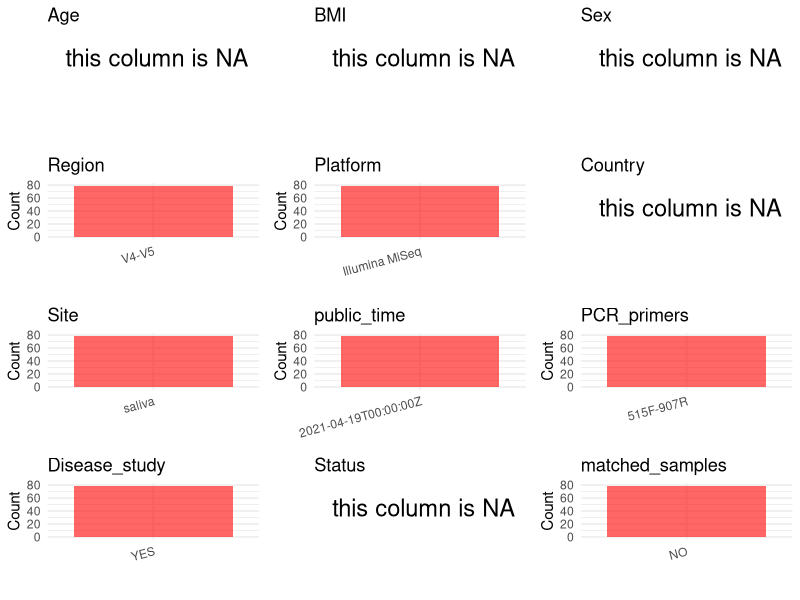

This chart was generated by the following R code: (Note: this script raises an error after producing the figure.)
## ---- chunk 1
# Load necessary libraries
library(dplyr)
library(ggplot2)
library(cowplot)

# Set working directory (update this path to your local directory)
setwd("D:/studylearning/董彪师兄项目/任务4_20251009/PRJNA722880")

# Read the initial metadata files
initial_meta<-read.csv("SraRunTable.csv",header = T)
initial_meta <- subset(initial_meta,isolation_source=="saliva")
# Display the first few rows of the metadata
head(initial_meta)
## ---- chunk 2
# Create a uniform metadata dataframe
metadata <- data.frame(
  BioProject = initial_meta$BioProject,
  Run = initial_meta$Run,
  sample_name = initial_meta$Sample.Name,
  Age = NA,
  BMI = NA,
  Sex= NA,
  Region = "V4-V5",
  Platform = initial_meta$Instrument,
  Country = NA,
  Site = initial_meta$isolation_source,
  public_time = initial_meta$ReleaseDate,
  stringsAsFactors = FALSE
)
## ---- chunk 3
# Add information obtained from the publication
metadata$PCR_primers <-  "515F-907R"  # Update based on the publication
metadata$title <- "The human oral - nasopharynx microbiome as a risk screening tool for nasopharyngeal carcinoma"
metadata$Disease_study <- "YES"
metadata$Status <- NA_character_

#extract subject id by remove prefix of sample_name
#metadata$sample_name <- gsub("_st|_sal", "", metadata$sample_name)

# Check initial data distribution
cat("Initial sample distribution:\n")
table(metadata$sample_name)
table(metadata$Site)

# Calculate sampling frequency per subject
sample_counts <- table(metadata$sample_name)
cat("\nNumber of samples per subject:\n")
print(sample_counts)

# Create matched_samples column
metadata$matched_samples <- ifelse(metadata$sample_name %in% names(sample_counts[sample_counts >= 2]), "YES", "NO")

cat("\nMatched samples distribution:\n")
table(metadata$matched_samples)

# Identify samples for removal: single samples excluding saliva 
single_samples <- names(sample_counts[sample_counts == 1])
samples_to_remove <- metadata$sample_name %in% single_samples & !(metadata$Site %in% c("saliva"))

cat("\nNumber of samples to be removed:", sum(samples_to_remove), "\n")

# Remove identified samples
metadata_clean <- metadata[!samples_to_remove, ]

cat("\nFinal sample distribution after cleaning:\n")
table(metadata_clean$sample_name)
table(metadata_clean$Site)
table(metadata_clean$matched_samples)

# Use cleaned dataset for subsequent analysis
metadata <- metadata_clean
## ---- chunk 4
# Check the number of unique runs and sample names
print(paste("Number of unique runs:", length(unique(metadata$Run))))
print(paste("Number of unique sample names:", length(unique(metadata$sample_name))))
## ---- chunk 5
# Select columns for visualization
plot_data <- metadata %>%
  select(-BioProject, -Run, -sample_name, -title)

# Function to create simple plots for each column
create_simple_plots <- function(data) {
  plots <- list()
  
  for (col in colnames(data)) {
    # Check if the column is all NA
    if (all(is.na(data[[col]]))) {
      # Create an empty plot with text indicating all NA
      p <- ggplot() +
        annotate("text", x = 0.5, y = 0.5, label = "this column is NA", size = 6) +
        labs(title = col) +
        theme_void()
    } else if (is.numeric(data[[col]])) {
      # Numeric variable: histogram
      p <- ggplot(data, aes(x = .data[[col]])) +
        geom_histogram(fill = "blue", alpha = 0.6, bins = 20, na.rm = TRUE) +
        labs(title = col) +
        theme_minimal()
    } else {
      # Categorical variable: bar plot (remove NA values)
      count_data <- as.data.frame(table(data[[col]], useNA = "ifany"))
      p <- ggplot(count_data, aes(x = reorder(Var1, -Freq), y = Freq)) +
        geom_col(fill = "red", alpha = 0.6) +
        labs(title = col, x = NULL, y = "Count") +
        theme_minimal() +
        theme(axis.text.x = element_text(angle = 15, hjust = 1))
    }
    plots[[col]] <- p
  }
  
  return(plots)
}

# Generate and arrange plots
plots <- create_simple_plots(plot_data)
p<-plot_grid(plots$Age, 
          plots$BMI, 
          plots$Sex, 
          plots$Region, 
          plots$Platform, 
          plots$Country, 
          plots$Site,
          plots$public_time, 
          plots$PCR_primers,
          plots$Disease_study,
          plots$Status,
          plots$matched_samples,# add 
          ncol = 3, align = "hv", axis = "lb")
ggsave("Metadata_Summary.png", plot = p, width = 8, height = 6, dpi = 150, bg = "white")
## ---- chunk 6
knitr::include_graphics("Metadata_Summary.png")
## ---- chunk 7
# Reorder columns to match the desired format
metadata <- metadata[, c(
  "BioProject", "Run", "sample_name", "Age", "BMI", "Sex", 
  "Region", "Platform", "Country", "Site", "public_time", 
  "PCR_primers", "title", "Disease_study", "Status","matched_samples"
)]

# Export the uniform metadata to a CSV file
write.csv(metadata, file = "metadata.csv", quote = FALSE)
head(metadata)
